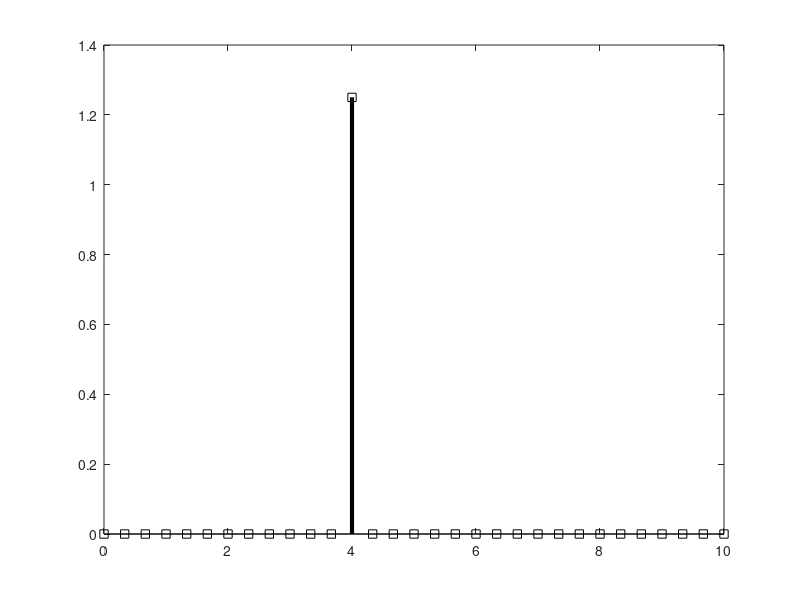
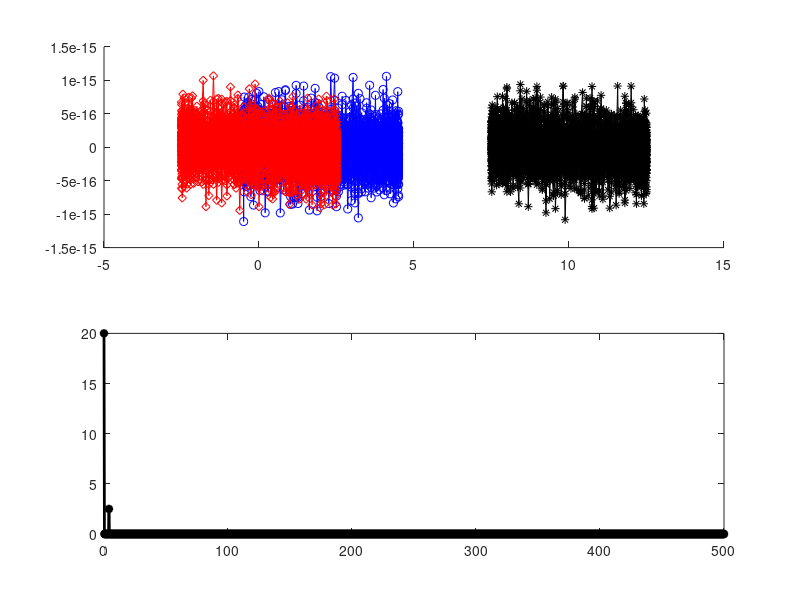

These figures' MATLAB source, in order:
% Normalisation of Fourier Transform

% create a signal
srate=1000;
time=(0:3*srate-1)/srate; % time vector in second
pnts=length(time); % number of time points
signal=2.5*sin(2*pi*4*time);

% Prepare for Fourier Transform
fourTime = (0:pnts-1)/pnts;
fCoefts=zeros(size(signal));

for fi=1:pnts
    csw=exp(-1i*2*pi*(fi-1)*fourTime);
    fCoefts(fi)=sum(signal.*csw);
end

%extract amplitudes
ampls=abs(fCoefts/pnts);

% compute frequencies vector
hz = linspace(0,srate/2,floor(pnts/2)+1);

figure(1), clf
stem(hz,ampls(1:length(hz)),'ks-', 'linew', 3)

set(gca,'xlim',[0 10])


%%%%%%% DC reflects the mean offet
figure(2), clf

signalX1 = fft(signal+2)/pnts;
signalX2=fft(signal-mean(signal))/pnts;
signalX3=fft(signal+10)/pnts;


% plot
subplot(211), hold on
plot(ifft(signalX1)*pnts,'bo-')
plot(ifft(signalX2)*pnts,'rd-')
plot(ifft(signalX3)*pnts,'k*-')

subplot(212)
plot(hz,2*abs(signalX1(1:length(hz))),'bo-','Linew',2)
plot(hz,2*abs(signalX2(1:length(hz))),'rd-','Linew',2)
plot(hz,2*abs(signalX3(1:length(hz))),'k*-','Linew',2)
